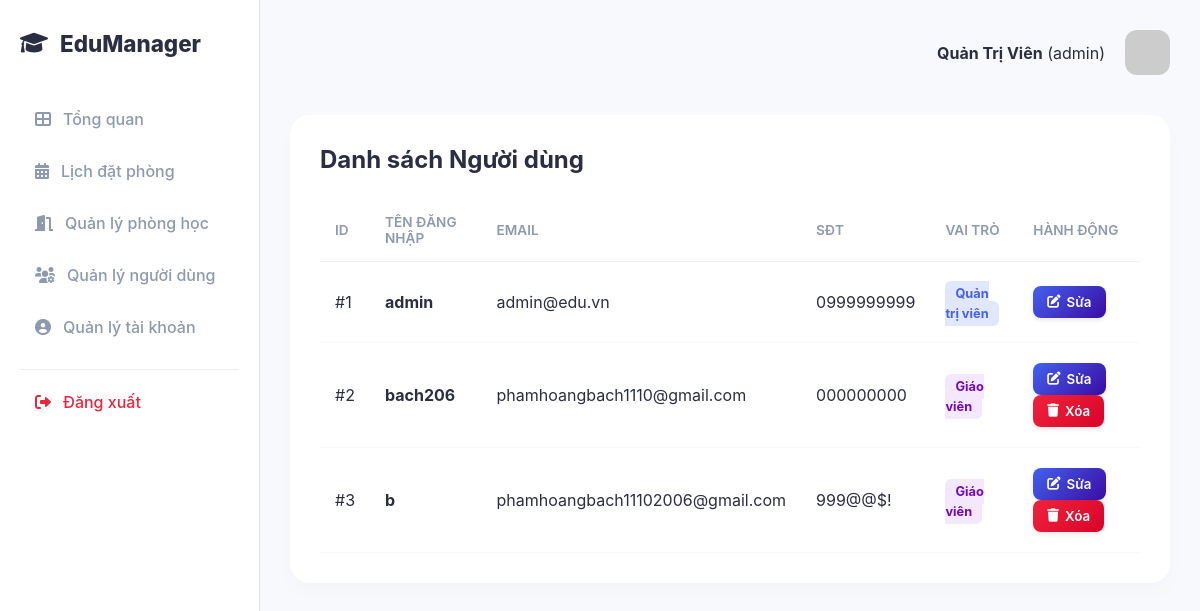
Page /user-management (signed in) on the earlier database version.
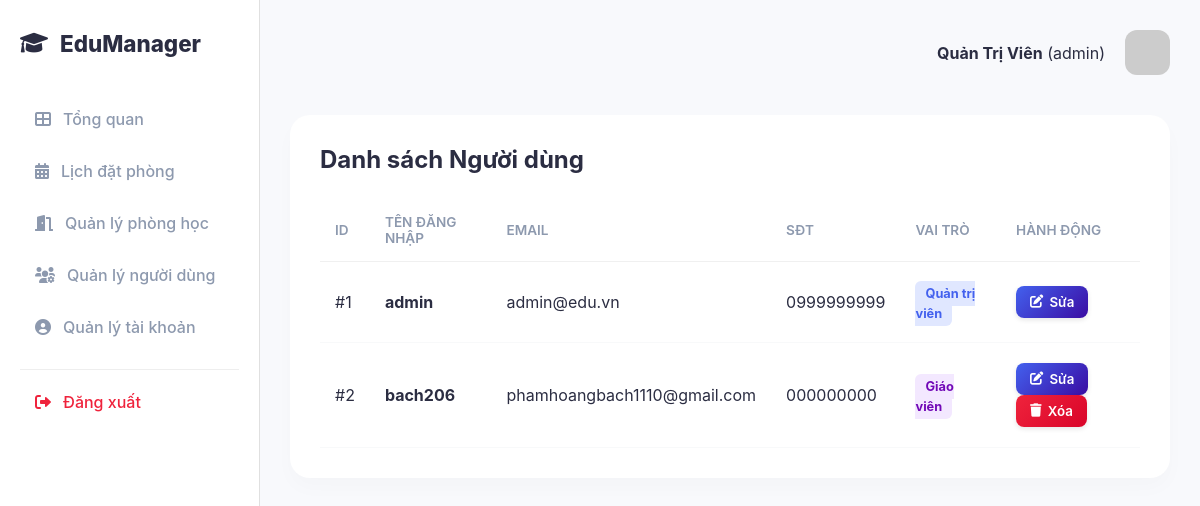
Same page on the later database version.
### app.py (models this page shows)
class User(Base):
    __tablename__ = "users"
    id = Column(Integer, primary_key=True, index=True)
    username = Column(String, unique=True, index=True)
    password = Column(String)
    email = Column(String, unique=True)
    phone = Column(String)
    role = Column(String, default="teacher")
    full_name = Column(String)
    verification_code = Column(String, nullable=True)

### app.py (the view)
@app.get("/user-management", response_class=HTMLResponse)
async def user_mgmt(request: Request, db: Session = Depends(get_db)):
    u = get_current_user(request, db)
    if not u or u.role != "admin": return RedirectResponse("/dashboard")
    return templates.TemplateResponse("user_management.html", {"request": request, "users": db.query(User).all(), "username": u.username, "role": u.role, "full_name": u.full_name})

### templates/user_management.html (shortened to what this page needs)
<!DOCTYPE html>
<html lang="vi">
<head>
    <link rel="stylesheet" href="/static/style.css">
    <link rel="stylesheet" href="https://cdnjs.cloudflare.com/ajax/libs/font-awesome/6.0.0/css/all.min.css">
</head>
<body>
    <div class="container">
       <aside class="sidebar">
            <div class="logo" style="color: var(--color-bar);"><i class="fas fa-graduation-cap"></i><span>EduManager</span></div>
            <nav>
                <ul>
                    <li><a href="/dashboard"><i class="fas fa-th-large"></i> Tổng quan</a></li>
                    <li><a href="/booking-scheduler"><i class="fas fa-calendar-alt"></i> Lịch đặt phòng</a></li>
                    <li><a href="/room-management"><i class="fas fa-door-open"></i> Quản lý phòng học</a></li>
                    {% if role == 'admin' %}
                    <li class="active"><a href="/user-management"><i class="fas fa-users-cog"></i> Quản lý người dùng</a></li>
                    {% endif %}
                    <li><a href="/profile"><i class="fas fa-user-circle"></i> Quản lý tài khoản</a></li>
                    <li class="logout-item" style="margin-top: 20px; border-top: 1px solid #eee; padding-top: 10px;">
                        <a href="/logout" style="color: #ef233c !important;"><i class="fas fa-sign-out-alt"></i> Đăng xuất</a>
                    </li>
                </ul>
            </nav>
        </aside>
        <main class="main-content">
            <header>
                <div class="user-profile">
                    <div class="info"><strong>{{ full_name if full_name else username }}</strong> ({{ role }})</div>
                    <img src="https://ui-avatars.com/api/?name={{ full_name if full_name else username }}&background=4361ee&color=fff&size=128" alt="Avatar">
                </div>
            </header>
            <section class="data-section">
                <div class="section-header">
                    <h2>Danh sách Người dùng</h2>
                    </div>
                <div class="table-container">
                    <table id="userTable">
                        <thead><tr><th>ID</th><th>Tên đăng nhập</th><th>Email</th><th>SĐT</th><th>Vai trò</th><th>Hành động</th></tr></thead>
                        <tbody>
                            {% for u in users %}
                            <tr class="user-row">
                                <td>#{{ u.id }}</td>
                                <td><strong>{{ u.username }}</strong></td>
                                <td>{{ u.email }}</td>
                                <td>{{ u.phone }}</td>
                                <td>
                                    {% if u.role == 'admin' %} <span class="role-badge role-admin">Quản trị viên</span>
                                    {% elif u.role == 'teacher' %} <span class="role-badge role-teacher">Giáo viên</span>
                                    {% else %} <span class="role-badge role-student">Sinh viên</span> {% endif %}
                                </td>
                                <td>
                                    <button class="btn-premium btn-blue"
                                        onclick="showEditUserModal({{ u.id }}, '{{ u.username }}', '{{ u.email }}', '{{ u.phone }}', '{{ u.role }}')">
                                        <i class="fas fa-edit"></i> Sửa
                                    </button>
                                    {% if u.username != username %} <button class="btn-premium btn-red" onclick="deleteUser({{ u.id }}, '{{ u.username }}')">
                                        <i class="fas fa-trash"></i> Xóa
                                    </button>
                                    {% endif %}
                                </td>
                            </tr>
                            {% endfor %}
                        </tbody>
                    </table>
                </div>
            </section>
        </main>
    </div>
</body>
</html>

### static/style.css (style rules this page uses)
:root { --primary-color: #4361ee; --secondary-color: #3f37c9; --bg-color: #f8f9fc; --sidebar-color: #ffffff; --text-main: #2b2d42; --text-sub: #8d99ae; --white: #ffffff; --danger: #ef233c; --success: #06d6a0; }
* { margin: 0; padding: 0; box-sizing: border-box; font-family: 'Inter', sans-serif; }
body { background-color: var(--bg-color); color: var(--text-main); }
.container { display: flex; min-height: 100vh; }
.sidebar { width: 260px; background: var(--sidebar-color); border-right: 1px solid #e0e0e0; padding: 30px 20px; display: flex; flex-direction: column; }
.logo { display: flex; align-items: center; gap: 12px; font-size: 1.4rem; font-weight: 800; color: var(--primary-color); margin-bottom: 40px; }
.sidebar ul { list-style: none; }
.sidebar ul li { margin-bottom: 8px; }
.sidebar ul li a { text-decoration: none; color: var(--text-sub); padding: 12px 15px; display: flex; align-items: center; gap: 12px; border-radius: 10px; transition: all 0.3s; font-weight: 500; }
.main-content { flex: 1; padding: 30px; }
header { display: flex; justify-content: space-between; margin-bottom: 40px; }
.user-profile { display: flex; align-items: center; gap: 20px; }
.user-profile img { width: 45px; border-radius: 12px; }
.data-section { background: white; padding: 30px; border-radius: 20px; box-shadow: 0 10px 20px rgba(0,0,0,0.02); }
.section-header { display: flex; justify-content: space-between; align-items: center; margin-bottom: 25px; }
table { width: 100%; border-collapse: collapse; }
table th { text-align: left; padding: 15px; color: var(--text-sub); font-weight: 600; font-size: 0.85rem; text-transform: uppercase; border-bottom: 1px solid #f0f0f0; }
table td { padding: 20px 15px; border-bottom: 1px solid #f8f9fa; }
.logout-item i { color: var(--danger); }

### templates/user_management.html (style rules this page uses)
:root { --primary: #4361ee; --success: #06d6a0; --warning: #ff9f1c; --danger: #ef233c; --dark: #2b2d42; }
.role-badge { padding: 5px 10px; border-radius: 6px; font-size: 0.8rem; font-weight: bold; }
.role-admin { background: #e0e7ff; color: #4361ee; }
.role-teacher { background: #f3e8ff; color: #7209b7; }
.btn-premium { border: none; padding: 8px 14px; border-radius: 8px; font-weight: 600; cursor: pointer; transition: 0.2s; display: inline-flex; align-items: center; gap: 6px; box-shadow: 0 2px 5px rgba(0,0,0,0.1); }
.btn-blue { background: linear-gradient(135deg, #4361ee, #3a0ca3); color: white; }
.btn-red { background: linear-gradient(135deg, #ef233c, #d90429); color: white; }

Differences in the rows shown:
removed User: id "3", username "b", email "phamhoangbach11102006@gmail.com", phone "999@@$!", role "Giáo viên"
